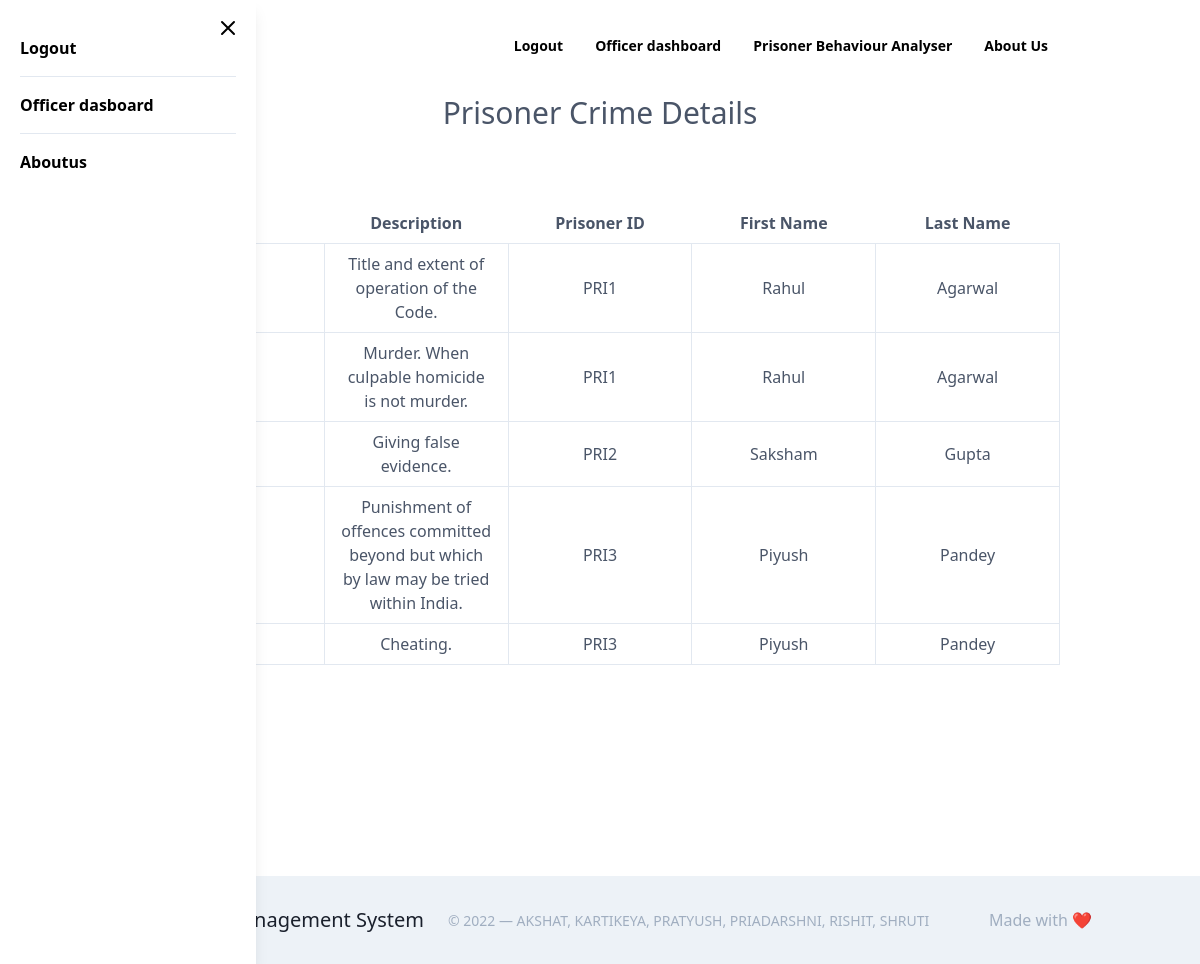
The page /crime_view.php (signed in) on the database its author committed.
### tables this page shows
CREATE TABLE Commits (
	IPC int(11) NOT NULL,
    Prisoner_id int(11) NOT NULL
);

CREATE TABLE Crime(
	IPC int(11) PRIMARY KEY not null,
    Description longtext
);

CREATE TABLE Prisoner(
	Prisoner_id int(11) AUTO_INCREMENT not null primary key,
    First_name varchar(25) not null,
    Last_name varchar(25) not null,
    Date_in date not null,
    Dob date not null,
    Height int(3) not null,
    Date_out date not null,
    Address longtext not null,
    Section_id int(3) not null,
    Status_inout varchar(3) not null
);

### crime_view.php (the view, shortened to what this page needs)
<?php
    require 'header.php';
    $sql="SELECT * FROM Crime as F INNER JOIN Commits as A ON A.IPC=F.IPC INNER JOIN Prisoner as P on P.Prisoner_id = A.Prisoner_id ;";
    $result=mysqli_query($conn,$sql);
    $resultCheck=mysqli_num_rows($result);
    if($resultCheck > 0){?>
  <section class="text-gray-700 body-font relative">
  <h1 class="text-3xl text-center">
            Prisoner Crime Details
        </h1>
    <div class="container text-center px-5 my-5 mx-auto">
        <div class="flex items-center justify-center bg-gray-50 pt-12 pb-56 px-4 sm:px-6 lg:px-8">
        <table class="table-fixed">
            <thead>
              <tr>
                <th class="w-1/5 px-5 py-2">IPC</th>
                <th class="w-1/5 px-5 py-2">Description</th>
                <th class="w-1/5 px-5 py-2">Prisoner ID</th>
                <th class="w-1/5 px-5 py-2">First Name</th>
                <th class="w-1/5 px-5 py-2">Last Name</th>
              </tr>
            </thead>
            <tbody>
        <?php
         while($row=mysqli_fetch_assoc($result)){ ?>
              <tr>
                <td class="border px-4 py-2"><?php echo$row['IPC']."<br>";?></td>
                <td class="border px-4 py-2"><?php echo$row['Description']."<br>";?></td>
                <td class="border px-4 py-2"><?php echo"PRI".$row['Prisoner_id']."<br>";?></td>
                <td class="border px-4 py-2"><?php echo$row['First_name']."<br>";?></td>
                <td class="border px-4 py-2"><?php echo$row['Last_name']."<br>";?></td>
              </tr>
        <?php }?>
        </tbody>
        </table>
    <?php }
   ?>
    </div>
  </div>
</section>
<footer class="foot">
<?php
 require'footer.php';?>

### crime_view.php (style rules this page uses)
.foot { padding-top:55px; }

### rows shown on the page
commits: IPC.Description "Title and extent of operation of the Code.", Prisoner.Prisoner_id "1", Prisoner.First_name "Rahul", Prisoner.Last_name "Agarwal"
commits: IPC.Description "Murder. When culpable homicide is not murder.", Prisoner.Prisoner_id "1", Prisoner.First_name "Rahul", Prisoner.Last_name "Agarwal"
commits: IPC.Description "Giving false evidence.", Prisoner.Prisoner_id "2", Prisoner.First_name "Saksham", Prisoner.Last_name "Gupta"
commits: IPC.Description "Punishment of offences committed beyond but which by law may be tried within India.", Prisoner.Prisoner_id "3", Prisoner.First_name "Piyush", Prisoner.Last_name "Pandey"
commits: IPC.Description "Cheating.", Prisoner.Prisoner_id "3", Prisoner.First_name "Piyush", Prisoner.Last_name "Pandey"
